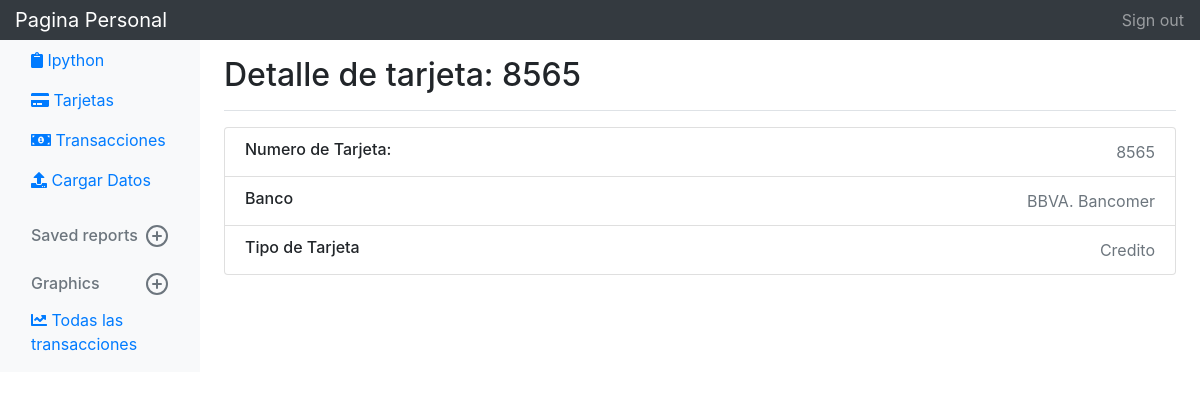
Screenshot of /myMovsDisplay/Tarjeta/1/ with the database file from the repository.
### myMovsDisplay/models.py (models this page shows, shortened)
class Tarjeta(models.Model):
	NumTarjeta = models.CharField(max_length=30)
	Banco = models.ForeignKey(Banco, on_delete=models.CASCADE)
	TipoTarjeta = models.ForeignKey(TipoTarjeta, on_delete=models.CASCADE)

class Banco(models.Model):
	Nombre = models.CharField(max_length=200)
	Activo = models.BooleanField(default=True)
	def __str__(self):
		return self.Nombre

class TipoTarjeta(models.Model):
	Tipo = models.CharField(max_length=50)
	def __str__(self):
		return self.Tipo

### myMovsDisplay/views.py (the view)
# urls.py: path('Tarjeta/<int:pk>/',views.TarjetaDetailView.as_view(), name='tarjeta'),]
class TarjetaDetailView(generic.DetailView):
	model = Tarjeta
	template_name="myMovsDisplay/Tarjeta.html"

### myMovsDisplay/Templates/myMovsDisplay/Tarjeta.html (shortened to what this page needs)
<!DOCTYPE html>
<html>
    <head>
        {% load static %}
        <link rel="stylesheet" href="https://maxcdn.bootstrapcdn.com/bootstrap/4.0.0/css/bootstrap.min.css">
    </head>
    <body>
        <nav class="navbar navbar-dark sticky-top bg-dark flex-md-nowrap p-0">
          <a class="navbar-brand col-sm-3 col-md-2 mr-0" href="/myMovsDisplay/">Pagina Personal</a>
          <ul class="navbar-nav px-3">
            <li class="nav-item text-nowrap">
                <a class="nav-link" href="#">Sign out</a>
            </li>
          </ul>
        </nav>
        <div class="container-fluid">
            <div class="row">
                <nav class="col-md-2 d-none d-md-block bg-light sidebar">
                    <div class="sidebar-sticky">
                        <ul class="nav flex-column">
                            <li class="nav-item">
                            <a class="nav-link active" href="/ipython/">
                            <i class="fas fa-clipboard"></i> Ipython <span class="sr-only">(current)</span>
                            </a>
                            </li>
                            <li class="nav-item">
                            <a class="nav-link active" href="#">
                            <i class="fas fa-credit-card"></i> Tarjetas <span class="sr-only">(current)</span>
                            </a>
                            </li>
                            <li class="nav-item">
                            <a class="nav-link active" href="/transactions/">
                            <i class="fas fa-money-bill-alt"></i> Transacciones <span class="sr-only">(current)</span>
                            </a>
                            </li>
                            <li class="nav-item">
                            <a class="nav-link active" href="/transactions/SeleccionarTarjeta/">
                            <i class="fas fa-upload"></i> Cargar Datos  <span class="sr-only">(current)</span>
                            </a>
                            </li>
                        </ul>
                        <h6 class="sidebar-heading d-flex justify-content-between align-items-center px-3 mt-4 mb-1 text-muted">
                        <span>Saved reports</span>
                        <a class="d-flex align-items-center text-muted" href="#">
                        </a>
                        </h6>
                        <h6 class="sidebar-heading d-flex justify-content-between align-items-center px-3 mt-4 mb-1 text-muted">
                        <span>Graphics</span>
                        <a class="d-flex align-items-center text-muted" href="#">
                        </a>
                        </h6>
                        <ul class="nav flex-column mb-2">
                          <li class="nav-item">
                            <a class="nav-link" href="/graphics/">
                             <i class="fas fa-chart-line"></i>
                              Todas las transacciones
                            </a>
                          </li>
                        </ul>
                    </div>
                </nav>
                <main role="main" class="col-md-9 ml-sm-auto col-lg-10 pt-3 px-4">
                    <div class="d-flex justify-content-between flex-wrap flex-md-nowrap align-items-center pb-2 mb-3 border-bottom">
                        <h1 class="h2">Detalle de tarjeta: {{tarjeta.NumTarjeta}}</h1>
                    </div>
                        <ul class="list-group mb-3">
                            <li class="list-group-item d-flex justify-content-between lh-condensed">
                              <div>
                                <h6 class="my-0">Numero de Tarjeta: </h6>
                              </div>
                              <span class="text-muted">{{tarjeta.NumTarjeta}}</span>
                            </li>
                            <li class="list-group-item d-flex justify-content-between lh-condensed">
                              <div>
                                <h6 class="my-0">Banco</h6>
                              </div>
                              <span class="text-muted">{{tarjeta.Banco}}</span>
                            </li>
                            <li class="list-group-item d-flex justify-content-between lh-condensed">
                              <div>
                                <h6 class="my-0">Tipo de Tarjeta</h6>
                              </div>
                              <span class="text-muted">{{tarjeta.TipoTarjeta}}</span>
                            </li>
                        </ul>
                </main>
            </div>
        </div>
    </body>
</html>

### rows the page displays
Tarjeta: NumTarjeta "8565", Banco "BBVA. Bancomer", TipoTarjeta "Credito"
